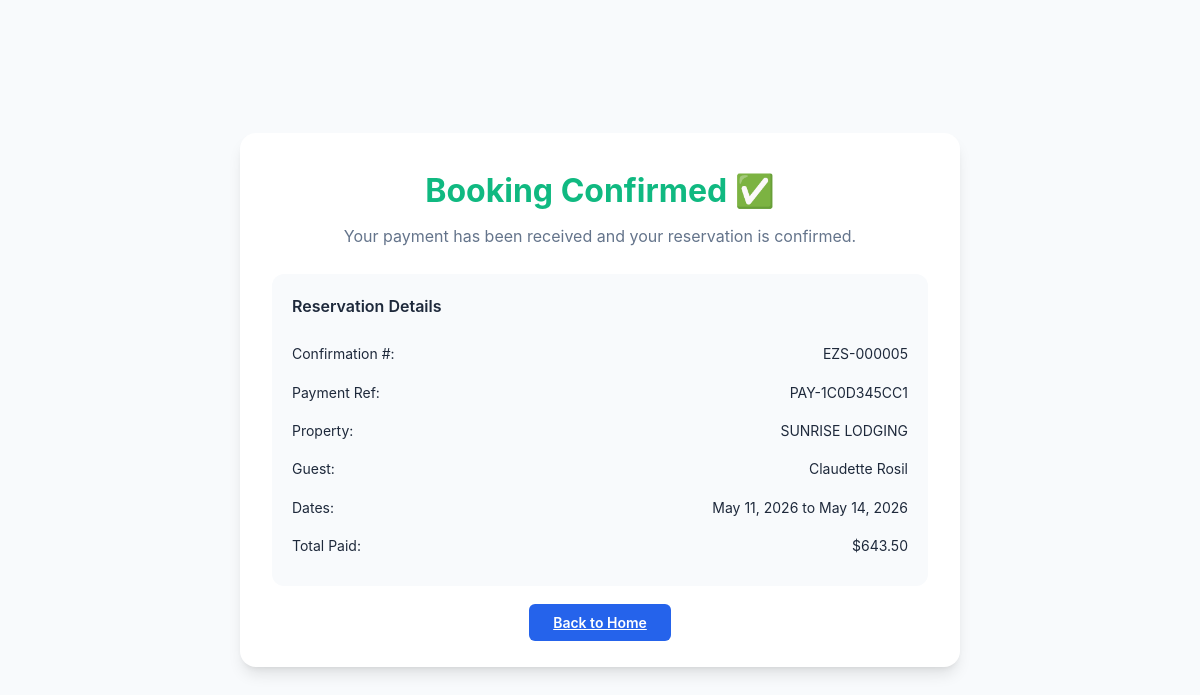
The page /book/5/success/ (signed in) on the database its author committed.
### booking/models.py (models this page shows, shortened)
class Booking(models.Model):
    PROPERTY_CHOICES = [
        ("april-rose", "APRIL ROSE LODGING HOUSE"),
        ("beach-villa", "Luxury Beach Villa"),
        ("sunrise", "SUNRISE LODGING"),
        ("urban-loft", "Urban Studio Loft"),
    ]
    user = models.ForeignKey(User, on_delete=models.CASCADE, related_name="bookings")
    property_slug = models.CharField(max_length=50, choices=PROPERTY_CHOICES)
    checkin = models.DateField()
    checkout = models.DateField()
    guests = models.PositiveSmallIntegerField(default=1)
    first_name = models.CharField(max_length=100)
    last_name = models.CharField(max_length=100)
    email = models.EmailField()
    phone = models.CharField(max_length=30)
    requests = models.TextField(blank=True)
    nights = models.PositiveIntegerField(default=1)
    rate = models.DecimalField(max_digits=8, decimal_places=2, default=0)
    service_fee = models.DecimalField(max_digits=8, decimal_places=2, default=0)
    total = models.DecimalField(max_digits=10, decimal_places=2, default=0)
    is_paid = models.BooleanField(default=False)
    payment_reference = models.CharField(max_length=40, blank=True)
    created_at = models.DateTimeField(auto_now_add=True)
    class Meta:
        ordering = ["-created_at"]

### booking/views.py (the view)
# urls.py: path("book/<int:booking_id>/success/", booking_success, name="booking_success"),
@login_required
def booking_success(request, booking_id):
    booking = get_object_or_404(Booking, id=booking_id, user=request.user)
    if not booking.is_paid:
        messages.warning(request, "Please complete payment to confirm this booking.")
        return redirect("payment", booking_id=booking.id)
    return render(request, "booking/booking_success.html", {"booking": booking})

### templates/booking/booking_success.html (shortened to what this page needs)
{% load static %}
<!DOCTYPE html>
<html lang="en">
<head>
    <link rel="stylesheet" href="{% static 'css/styles.css' %}">
</head>
<body>
    <section class="booking-section" style="min-height:100vh; display:flex; align-items:center;">
        <div class="container" style="max-width:760px; width:100%;">
            <div class="booking-form" style="text-align:center;">
                <h2 class="section-title" style="margin-bottom:8px; color:#10b981;">Booking Confirmed ✅</h2>
                <p class="section-subtitle" style="margin-bottom:24px;">Your payment has been received and your reservation is confirmed.</p>
                <div class="booking-summary" style="text-align:left; margin-bottom:24px;">
                    <h3>Reservation Details</h3>
                    <div class="summary-row"><span>Confirmation #:</span><span>EZS-{{ booking.id|stringformat:'06d' }}</span></div>
                    <div class="summary-row"><span>Payment Ref:</span><span>{{ booking.payment_reference }}</span></div>
                    <div class="summary-row"><span>Property:</span><span>{{ booking.get_property_slug_display }}</span></div>
                    <div class="summary-row"><span>Guest:</span><span>{{ booking.first_name }} {{ booking.last_name }}</span></div>
                    <div class="summary-row"><span>Dates:</span><span>{{ booking.checkin }} to {{ booking.checkout }}</span></div>
                    <div class="summary-row"><span>Total Paid:</span><span>${{ booking.total }}</span></div>
                </div>
                <a href="{% url 'home' %}" class="btn btn-primary">Back to Home</a>
            </div>
        </div>
    </section>
</body>
</html>

### static/css/styles.css (style rules this page uses)
:root { --primary-color: #2563eb; --primary-hover: #1d4ed8; --secondary-color: #64748b; --accent-color: #f59e0b; --success-color: #10b981; --error-color: #ef4444; --background: #f8fafc; --surface: #ffffff; --text-primary: #1e293b; --text-secondary: #64748b; --border-color: #e2e8f0; --shadow-sm: 0 1px 2px 0 rgb(0 0 0 / 0.05); --shadow-md: 0 4px 6px -1px rgb(0 0 0 / 0.1), 0 2px 4px -2px rgb(0 0 0 / 0.1); --shadow-lg: 0 10px 15px -3px rgb(0 0 0 / 0.1), 0 4px 6px -4px rgb(0 0 0 / 0.1); --radius-sm: 6px; --radius-md: 12px; --radius-lg: 16px; --font-family: 'Inter', -apple-system, BlinkMacSystemFont, 'Segoe UI', sans-serif; }
* { margin: 0; padding: 0; box-sizing: border-box; }
html { scroll-behavior: smooth; }
body { font-family: var(--font-family); background-color: var(--background); color: var(--text-primary); line-height: 1.6; }
.container { max-width: 1200px; margin: 0 auto; padding: 0 20px; }
.btn { padding: 10px 24px; border-radius: var(--radius-sm); font-weight: 600; font-size: 14px; cursor: pointer; transition: all 0.3s; border: none; font-family: var(--font-family); }
.btn-primary { background: var(--primary-color); color: white; }
.section-title { font-size: 32px; font-weight: 700; text-align: center; margin-bottom: 8px; }
.section-subtitle { color: var(--text-secondary); text-align: center; margin-bottom: 40px; }
.booking-section { padding: 80px 20px; background: var(--background); }
.booking-form { background: var(--surface); padding: 32px; border-radius: var(--radius-lg); box-shadow: var(--shadow-lg); }
.booking-summary { background: var(--background); padding: 20px; border-radius: var(--radius-md); margin-bottom: 24px; }
.booking-summary h3 { font-size: 16px; font-weight: 600; margin-bottom: 16px; }
.summary-row { display: flex; justify-content: space-between; padding: 8px 0; font-size: 14px; }

### rows shown on the page
Booking: id "000005", payment_reference "PAY-1C0D345CC1", property_slug "SUNRISE LODGING", first_name "Claudette", last_name "Rosil", checkin "May 11, 2026", checkout "May 14, 2026", total "643.50"
